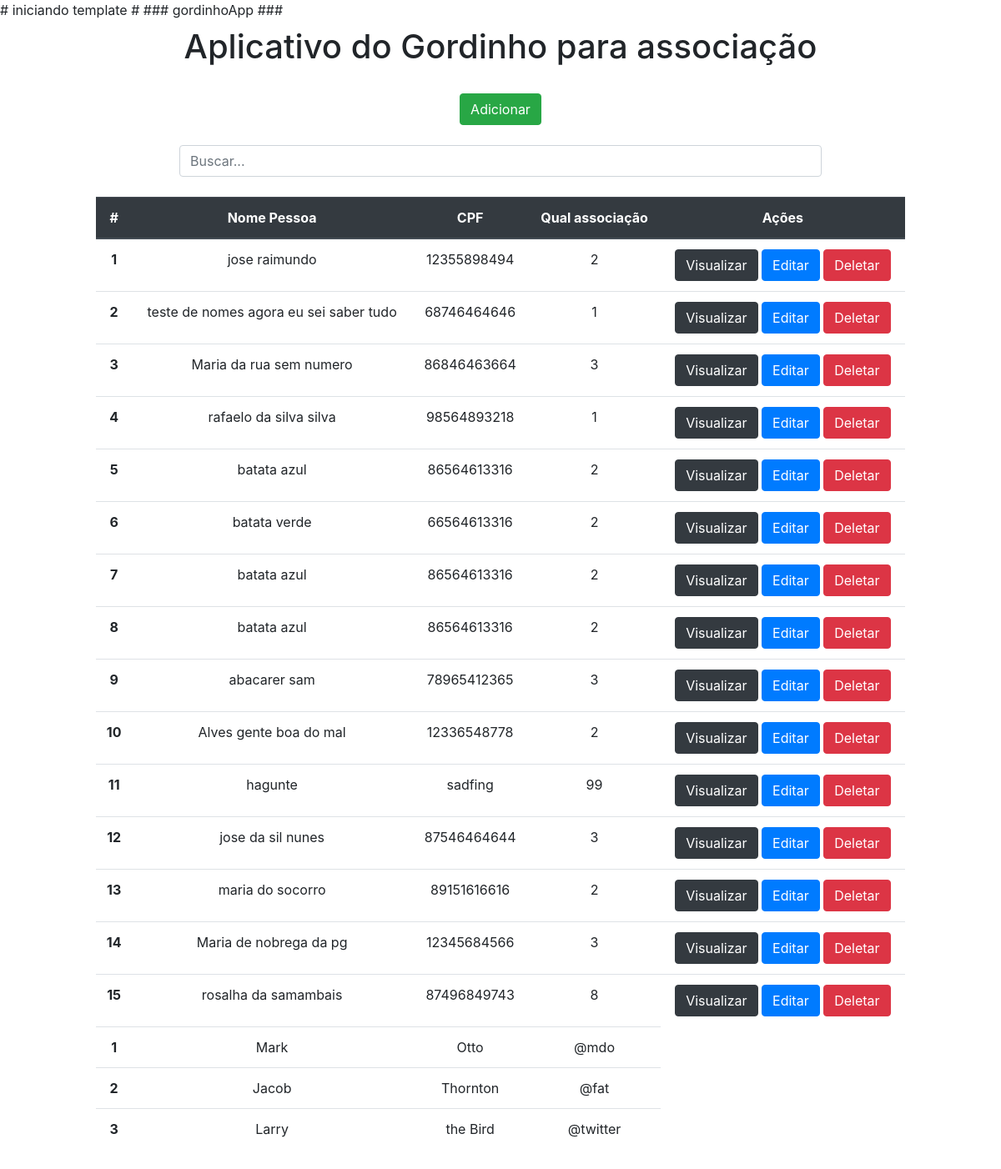
The page / on the database its author committed.
### app/models.py (models this page shows)
class Eleitor(models.Model):
    nome = models.CharField(max_length=150)
    cpf = models.CharField(max_length=11)
    associacao = models.IntegerField()

### app/views.py (the view)
# urls.py: 2. Add a URL to urlpatterns:  path('', views.home, name='home')
def home(request):
    data = {}
    search = request.GET.get('search')
    if search:
        data['db'] = Eleitor.objects.filter(cpf__icontains=search)
    else:
        data['db'] = Eleitor.objects.all()
    return render(request, 'index.html', data)

### app/templates/index.html (shortened to what this page needs)
<!DOCTYPE html>
<html lang="pt-br">
<head>
    <link rel="stylesheet" href="https://stackpath.bootstrapcdn.com/bootstrap/4.4.1/css/bootstrap.min.css">
</head>
<body>
    # iniciando template # ### gordinhoApp ###
    <div class="col-8 m-auto pt-2 pb-2 text-center">
        <h1>Aplicativo do Gordinho para associação</h1>
    </div>
    <div class="col-8 m-auto pt-3 pb-2 text-center">
        <a href="/form" class="btn btn-success">Adicionar</a>
    </div>
    <div class="col-8 m-auto pt-3 pb-2 text-center">
      <form method='get'>
        <input type="text" id="search" name="search" class="form-control" placeholder="Buscar...">
      </form>
  </div>
    <div class="col-10 m-auto pt-3 pb-2 text-center">
      <table class="table text-center">
          <thead class="thead-dark">
            <tr>
              <th scope="col">#</th>
              <th scope="col">Nome Pessoa</th>
              <th scope="col">CPF</th>
              <th scope="col">Qual associação</th>
              <th scope="col">Ações</th>
            </tr>
          </thead>
          <tbody>
            {% for dbs in db %}
            <tr>
              <th scope="row">{{dbs.id}}</th>
              <td>{{dbs.nome}}</td>
              <td>{{dbs.cpf}}</td>
              <td>{{dbs.associacao}}</td>
              <td>
              <a href="/view/{{dbs.id}}/" class="btn btn-dark">Visualizar</a>
              <a href="/edit/{{dbs.id}}/" class="btn btn-primary">Editar</a>
              <a href="/delete/{{dbs.id}}/" class="btn btn-danger btnDel">Deletar</a>
              </td>
            </tr>
            {% endfor %}
            <tr>
              <th scope="row">1</th>
              <td>Mark</td>
              <td>Otto</td>
              <td>@mdo</td>
            </tr>
            <tr>
              <th scope="row">2</th>
              <td>Jacob</td>
              <td>Thornton</td>
              <td>@fat</td>
            </tr>
            <tr>
              <th scope="row">3</th>
              <td>Larry</td>
              <td>the Bird</td>
              <td>@twitter</td>
            </tr>
          </tbody>
        </table>
    </div>
    {% load static %}
</body>
</html>

### rows shown on the page
Eleitor: id "1", nome "jose raimundo", cpf "12355898494", associacao "2"
Eleitor: id "2", nome "teste de nomes agora eu sei saber tudo", cpf "68746464646", associacao "1"
Eleitor: id "3", nome "Maria da rua sem numero", cpf "86846463664", associacao "3"
Eleitor: id "4", nome "rafaelo da silva silva", cpf "98564893218", associacao "1"
Eleitor: id "5", nome "batata azul", cpf "86564613316", associacao "2"
Eleitor: id "6", nome "batata verde", cpf "66564613316", associacao "2"
Eleitor: id "7", nome "batata azul", cpf "86564613316", associacao "2"
Eleitor: id "8", nome "batata azul", cpf "86564613316", associacao "2"
Eleitor: id "9", nome "abacarer sam", cpf "78965412365", associacao "3"
Eleitor: id "10", nome "Alves gente boa do mal", cpf "12336548778", associacao "2"
Eleitor: id "11", nome "hagunte", cpf "sadfing", associacao "99"
Eleitor: id "12", nome "jose da sil nunes", cpf "87546464644", associacao "3"
Eleitor: id "13", nome "maria do socorro", cpf "89151616616", associacao "2"
Eleitor: id "14", nome "Maria de nobrega da pg", cpf "12345684566", associacao "3"
Eleitor: id "15", nome "rosalha da samambais", cpf "87496849743", associacao "8"
